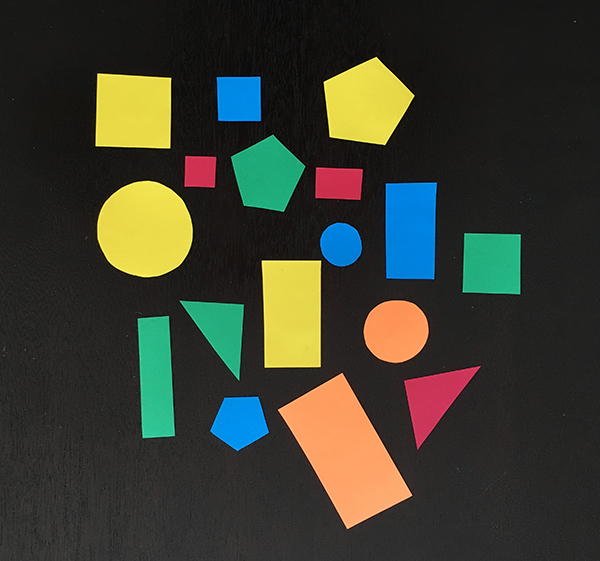
#> input picture shape-detection/shapes/shapes_and_colors.png, 600 x 561 px
$ python detect_shapes.py --image shapes_and_colors.png   (Python 2 division)   (older library calls are emulated)
#> lines starting #> are read from the running program, lines starting #| are printed output that depends on the picture; after the words box and inside, x2 and y2 are one past the last pixel; in counts of white or black regions, pixels touching at a corner belong together
# USAGE
# python detect_shapes.py --image shapes_and_colors.png

# import the necessary packages
#from shapes.shapedetector import ShapeDetector
import argparse
import imutils
import cv2
import numpy as np
import random as rng
from pylsd.lsd import lsd

rng.seed(12345)


# [118 lines left out: functions alignImages, thresh_callback_rec, not called in this run]

        #centers[i], radius[i] = cv2.minEnclosingCircle(contours_poly[i])
    # Draw contours + rotated rects + ellipses

    # Draw polygonal contour + bonding rects + circles
	#cv2.circle(drawing, (int(centers[i][0]), int(centers[i][1])), int(radius[i]), color, 2)

def select_largest_obj(img_bin, lab_val=255, fill_holes=False,
                           smooth_boundary=False, kernel_size=15):
        '''Select the largest object from a binary image and optionally
        fill holes inside it and smooth its boundary.
        Args:
            img_bin (2D array): 2D numpy array of binary image.
            lab_val ([int]): integer value used for the label of the largest
                    object. Default is 255.
            fill_holes ([boolean]): whether fill the holes inside the largest
                    object or not. Default is false.
            smooth_boundary ([boolean]): whether smooth the boundary of the
                    largest object using morphological opening or not. Default
                    is false.
            kernel_size ([int]): the size of the kernel used for morphological
                    operation. Default is 15.
        Returns:
            a binary image as a mask for the largest object.
        '''
        n_labels, img_labeled, lab_stats, _ = \
            cv2.connectedComponentsWithStats(img_bin, connectivity=8,
                                             ltype=cv2.CV_32S)
        largest_obj_lab = np.argmax(lab_stats[1:, 4]) + 1
        largest_mask = np.zeros(img_bin.shape, dtype=np.uint8)
        largest_mask[img_labeled == largest_obj_lab] = lab_val
        # import pdb; pdb.set_trace()
        if fill_holes:
            bkg_locs = np.where(img_labeled == 0)
            bkg_seed = (bkg_locs[0][0], bkg_locs[1][0])
            img_floodfill = largest_mask.copy()
            h_, w_ = largest_mask.shape
            mask_ = np.zeros((h_ + 2, w_ + 2), dtype=np.uint8)
            cv2.floodFill(img_floodfill, mask_, seedPoint=bkg_seed,
                          newVal=lab_val)
            holes_mask = cv2.bitwise_not(img_floodfill)  # mask of the holes.
            largest_mask = largest_mask + holes_mask
        if smooth_boundary:
            kernel_ = np.ones((kernel_size, kernel_size), dtype=np.uint8)
            largest_mask = cv2.morphologyEx(largest_mask, cv2.MORPH_OPEN,
                                            kernel_)

        return largest_mask


# construct the argument parse and parse the arguments
ap = argparse.ArgumentParser()
ap.add_argument("-i", "--image", required=True,
	help="path to the input image")
args = vars(ap.parse_args())

img_width = 600

# load the image and resize it to a smaller factor so that
# the shapes can be approximated better
image = cv2.imread(args["image"])
#> image is the input picture: shape (561, 600, 3); mean B, G, R 47.5, 60.1, 58.4
resized = imutils.resize(image, width=img_width)

resized = resized[img_width/2:img_width, 0:];
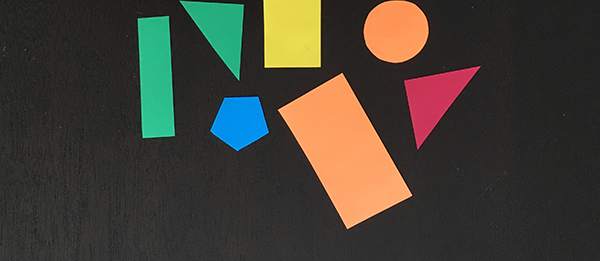
#> resized: shape (261, 600, 3); mean B, G, R 53.5, 63.2, 67.5

#cv2.imshow("cropped", cropped)
#cv2.waitKey(0);

ratio = image.shape[0] / float(resized.shape[0])
#> ratio = 2.15

# convert the resized image to grayscale, blur it slightly,
# and threshold it

#cv2.imshow('image', image)
#cv2.waitKey(0)

gray = cv2.cvtColor(resized, cv2.COLOR_BGR2GRAY)
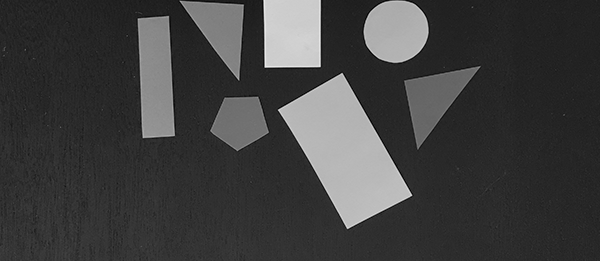
#> gray: shape (261, 600); min 0, max 240, mean 63.4
#blurred = cv2.GaussianBlur(gray, (5, 5), 0)

blurred = cv2.bilateralFilter(gray, 7, 50, 50)


##CORNER HARRIS MUESTRA MASCARA BLUE AND RED
#npedge = np.float32(pedge)
#dst = cv2.cornerHarris(npedge,2,3,0.04)
#result is dilated for marking the corners, not important
#dst = cv2.dilate(npedge,None)

# Threshold for an optimal value, it may vary depending on the image.
#resized[dst>0.90*dst.max()]=[0,0,255]
#resized[dst<0.8*dst.max()]=[255,0,0]
#cv2.imshow('dst',resized)
#cv2.waitKey(0)

source_window = 'Source'
cv2.namedWindow(source_window)
cv2.imshow(source_window, resized)


#Create default parametrization LSD
#lsd = cv2.createLineSegmentDetector(0)


max_thresh = 255

threshold, res = cv2.threshold(gray, 0, max_thresh, cv2.THRESH_OTSU)
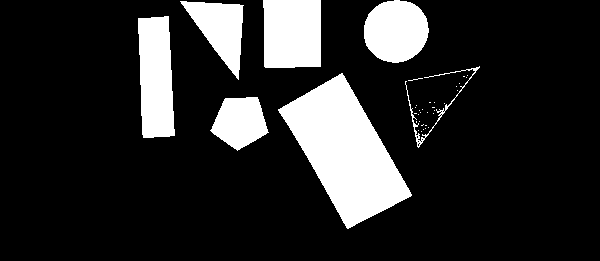
#> res: shape (261, 600); 16.7% white; 37 white regions (30 under 20 px), largest, box (x1, y1, x2, y2) and area: (278, 73, 412, 229) 10226, (263, 0, 321, 68) 3857, (138, 16, 175, 138) 3797
#> threshold = 104

cv2.imshow("thres", res)

w, h = res.shape[:2]
#> w = 261; h = 600

mask = select_largest_obj(res, 255, True, False)
#> in select_largest_obj, `n_labels, img_labeled, lab_stats, _ = \ cv2.connectedComponentsWithSta..`:
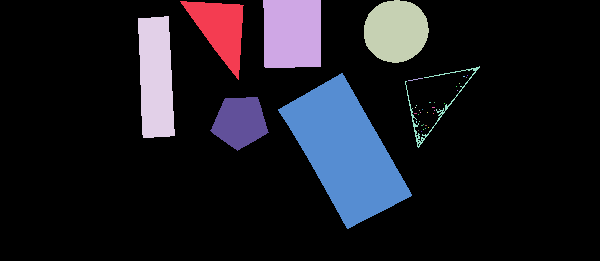
#> img_labeled: shape (261, 600) int32; 38 distinct labels, from 0 to 37; one colour per label, 0 black
#> in select_largest_obj, `n_labels, img_labeled, lab_stats, _ = \ cv2.connectedComponentsWithSta..`: n_labels = 38; lab_stats = 38 rows, first 6: [0, 0, 600, 261, 130467], [180, 1, 64, 79, 2487], [263, 0, 58, 68, 3857], [364, 0, 65, 63, 3210], [138, 16, 37, 122, 3797], [405, 66, 75, 82, 369]
#> in select_largest_obj, `largest_obj_lab = np.argmax(lab_stats[1:, 4]) + 1`: largest_obj_lab = 6
#> in select_largest_obj, `bkg_locs = np.where(img_labeled == 0)`: bkg_locs = 130467 positions, rows 0 to 260, columns 0 to 599
#> in select_largest_obj, `bkg_seed = (bkg_locs[0][0], bkg_locs[1][0])`: bkg_seed = (0, 0)
#> in select_largest_obj, `cv2.floodFill(img_floodfill, mask_, seedPoint=bkg_seed, newVal=lab_val)`: img_floodfill: shape (261, 600); every value is 255
#> in select_largest_obj, `holes_mask = cv2.bitwise_not(img_floodfill)`: holes_mask: shape (261, 600); every value is 0
#> in select_largest_obj, `largest_mask = largest_mask + holes_mask`:
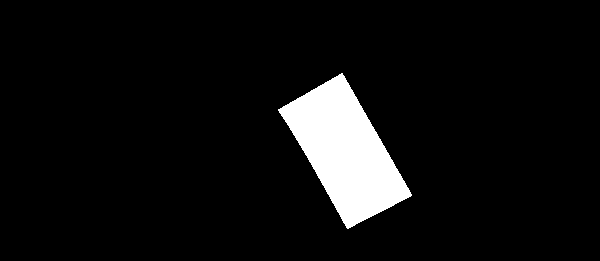
#> largest_mask: shape (261, 600); 6.5% white; 1 white region, box (x1, y1, x2, y2) and area: (278, 73, 412, 229) 10226

#mask = select_largest_obj(mask, 255, True, False)
cv2.imshow("MASK", mask)


#thresh = 50 # initial threshold
#cv2.createTrackbar('Canny Thresh:', source_window, thresh, max_thresh, thresh_callback_rec)
edged = cv2.Canny(mask, threshold*0.33, threshold, apertureSize = 3, L2gradient = False)
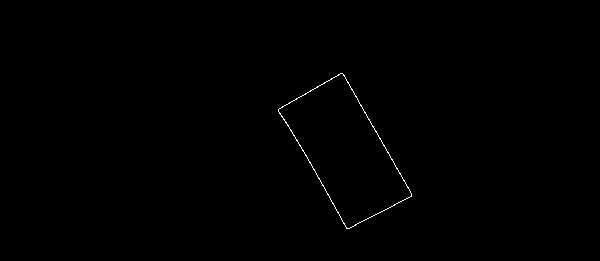
#> edged: shape (261, 600); 0.27% white in thin lines or dots, all inside (x1, y1, x2, y2) = (278, 73, 412, 229)

cv2.imshow("Canny",edged)

cv2.waitKey(0);

minLineLength = 35

maxLineGap = 8

#Detect lines in the image

#> (the run stopped early here; a loop or call above may not have finished)
